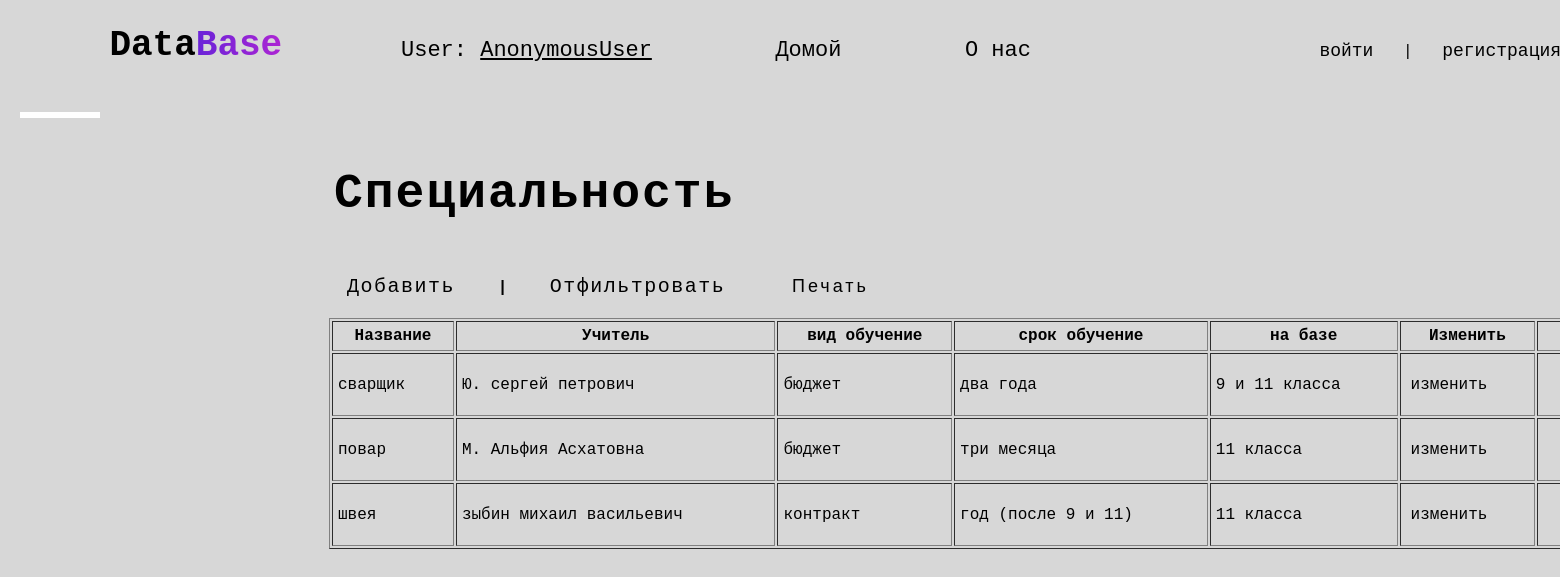
Screenshot of /db/speciality/ with the database file from the repository.
### student_db/models.py (models this page shows, shortened)
class Speciality(models.Model):
    name = models.CharField(max_length=100)
    teacher = models.ForeignKey(Teacher, on_delete=models.CASCADE, null=True)
    course = models.CharField(max_length=50, choices=[("два года", "два года"),
                                                      ("три месяца", "три месяца"),
                                                      ("год (после 9)", "год (после 9)"),
                                                      ("год (после 9 и 11)", "год (после 9 и 11)")],
                              unique=True, null=True)
    education_form = models.CharField(max_length=50, choices=[('контракт', 'контракт'), ('бюджет', 'бюджет')])
    for_edu = models.CharField(max_length=10, choices=[('9', '9'), ('11', '11'), ('9 и 11', '9 и 11')], null=True)

class Teacher(models.Model):
    name = models.CharField(max_length=50)
    middle_name = models.CharField(max_length=50)
    last_name = models.CharField(max_length=50)
    phone = models.CharField(max_length=20)
    subject = models.CharField(max_length=50)
    work = models.CharField(max_length=50, choices=[('мастер', "мастер"), ("учитель", "учитель")], null=True)
    def __str__(self):
        return self.middle_name +' '+ self.name +' '+ self.last_name

### student_db/views.py (the view)
# urls.py: path('speciality/', views.speciality_list, name='speciality_list'),
def speciality_list(request):
    specialities = Speciality.objects.all()
    context = {'specialities': specialities}
    return render(request, 'speciality/speciality_list.html', context)

### student_db/templates/speciality/speciality_list.html (shortened to what this page needs)
{% extends 'db.html' %}
{% load static %}
{% block content %}
<link rel="stylesheet" href="{% static 'css/list.css' %}">
  <div class="func">
    <h1>Специальность</h1>
      <a href="{% url 'student:create_speciality' %}">Добавить</a> <b>|</b>
      <a href="{% url 'student:speciality_filter' %}">Отфильтровать</a>
      <button id="printButton">Печать</button>
  </div>
      <table border="1" width="1347px">
          <tr >
              <th>Название</th>
              <th>Учитель</th>
              <th>вид обучение</th>
              <th>срок обучение</th>
              <th>на базе</th>
              <th>Изменить</th>
              <th>Удалить</th>
          </tr>
          {% for speciality in specialities %}
              <tr><td>{{ speciality.name }}</td>
                  <td>{{ speciality.teacher }}</td>
                  <td>{{ speciality.education_form }}</td>
                  <td>{{ speciality.course }}</td>
                  <td>{{ speciality.for_edu }} класса</td>
                  <td><a href="">изменить</a></td>
                  <td>
                      <form method="POST" action="{% url 'student:speciality_delete' speciality.pk %}">{% csrf_token %}<button class="btn" type="submit">Удалить</button></form>
                  </td>
              </tr>
          {% empty %}
              <tr>
                <td colspan="7" style="padding: 15px;
                                       text-align: center;">Вы ещё ничего не создали.</td>
              </tr>
          {% endfor %}
    </table>
{% endblock content %}

### student_db/templates/db.html (shortened to what this page needs)
{% load static %}
<!DOCTYPE html>
<html lang="en">
<head>
    <link rel="stylesheet" href="{% static 'css/db.css' %}">
</head>
<body>
<div class="main-wrapper">
    <div class="wrapper-item">
        <div class="items">
            <h1>Data<span>Base</span></h1>
            <div class="nav">
                <ul class="navi">
                    <li>User: <p >{{ user }}</p></li>
                    <li><a href="{% url 'home' %}">Домой</a></li>
                    <li><a href="{% url 'student:about_us' %}">О нас</a></li>
                </ul>
            </div>
            <div class="log">
                {% if user.is_authenticated %}
                    <a href="{% url 'logout' %}">выход</a>
                {% else %}
                    <a href="{% url 'login' %}">войти</a> |
                    <a href="{% url 'register' %}">регистрация</a>
                {% endif %}
            </div>
        </div>
    </div>
</div>
  <div class="content">
    <div class="menu-toggle" onclick="toggleSidebar()">
      <span></span>
    </div>
      {% block content %} {% endblock %}
  </div>
</body>
</html>

### static/css/db.css (style rules this page uses)
* { margin: 0; padding: 0; box-sizing: border-box; }
body { background: #000; color: white; font-family: 'Courier New', monospace; }
.main-wrapper { max-width: 1800px; height: 100px; position: relative; left: 50px; top: 0; }
.wrapper-item { width: 100%; height: 90%; position: absolute; top: 5px; }
.wrapper-item .items { position: absolute; display: flex; top: 20px; justify-content: space-around; width: 84%; height: 50px; }
.wrapper-item .items h1 { font-size: 36px; }
.wrapper-item .items span { background-image: linear-gradient(90deg, #6923d8, #ad25d3); -webkit-background-clip: text; -webkit-text-fill-color: transparent; }
.nav { display: flex; width: 900px; height: 50px; }
.nav .navi { display: flex; flex-wrap: wrap; justify-content: space-between; width: 70%; height: 100%; align-items: center; }
.nav ul li, .nav ul li a { list-style: none; color: white; text-decoration: none; display: block; font-size: 22px; transition-duration: .5s; }
.nav ul li p { display: inline-block; text-decoration: underline; }
.log { position: absolute; width: 287px; height: 50px; top: 1px; right: -226px; }
.log * { font-size: 18px; color: white; text-decoration: none; display: inline-block; padding: 15px 20px; }
.content { margin-left: 250px; padding: 20px; }
.menu-toggle { position: fixed; left: 20px; top: 112px; cursor: pointer; z-index: 1; }
.menu-toggle span, .menu-toggle span:before, .menu-toggle span:after { display: block; background: #fff; height: 6px; width: 80px; transition: transform 0.3s ease-in-out; }

### static/css/list.css (style rules this page uses)
* { margin: 0; padding: 0; box-sizing: border-box; }
body { background: #d7d7d7; color: black; font-family: 'Courier New', monospace; }
.main-wrapper { max-width: 1800px; height: 100px; position: relative; left: 50px; top: 0; }
.wrapper-item { width: 100%; height: 90%; position: absolute; top: 5px; }
.wrapper-item .items { position: absolute; display: flex; top: 20px; justify-content: space-around; width: 84%; height: 50px; }
.wrapper-item .items h1 { font-size: 36px; }
.wrapper-item .items span { background-image: linear-gradient(90deg, #6923d8, #ad25d3); -webkit-background-clip: text; -webkit-text-fill-color: transparent; }
.nav { display: flex; width: 900px; height: 50px; }
.nav .navi { display: flex; flex-wrap: wrap; justify-content: space-between; width: 70%; height: 100%; align-items: center; }
.nav ul li, .nav ul li a { list-style: none; color: black; text-decoration: none; display: block; font-size: 22px; transition-duration: .5s; }
.nav ul li p { display: inline-block; text-decoration: underline; }
.log { position: absolute; width: 287px; height: 50px; top: 1px; right: -226px; }
.log * { font-size: 18px; color: black; text-decoration: none; display: inline-block; padding: 15px 20px; }
.content { margin-left: 250px; padding: 20px; }
.menu-toggle { position: fixed; left: 20px; top: 112px; cursor: pointer; z-index: 1; }
.menu-toggle span, .menu-toggle span:before, .menu-toggle span:after { display: block; background: #fff; height: 6px; width: 80px; transition: transform 0.3s ease-in-out; }
body { margin: 0; padding: 0; box-sizing: border-box; }
.func { width: 650px; height: 220px; position: relative; top: 32px; left: 44px; }
.func h1 { padding: 15px 20px; width: 500px; font-size: 48px; letter-spacing: 2px; color: black; margin-bottom: 30px; }
.func a { margin: 20px ; color: black; font-size: 20px; font-weight: 400; letter-spacing: 1.5px; text-decoration: none; padding: 10px 13px; transition-duration: .5s; }
.func button { background: transparent; border: none; padding: 10px 24px; font-size: 18px; font-weight: 500; letter-spacing: 3px; border-radius: 5px; transition-duration: .5s; }
table { position: absolute; top: 318px; left: 329px; }
table * { color: black; padding: 5px; text-decoration: none; }

### rows the page displays
Speciality: name "сварщик", teacher "Ю. сергей петрович", education_form "бюджет", course "два года", for_edu "9 и 11"
Speciality: name "повар", teacher "М. Альфия Асхатовна", education_form "бюджет", course "три месяца", for_edu "11"
Speciality: name "швея", teacher "зыбин михаил васильевич", education_form "контракт", course "год (после 9 и 11)", for_edu "11"

### other values shown
{{ user }} "AnonymousUser"
